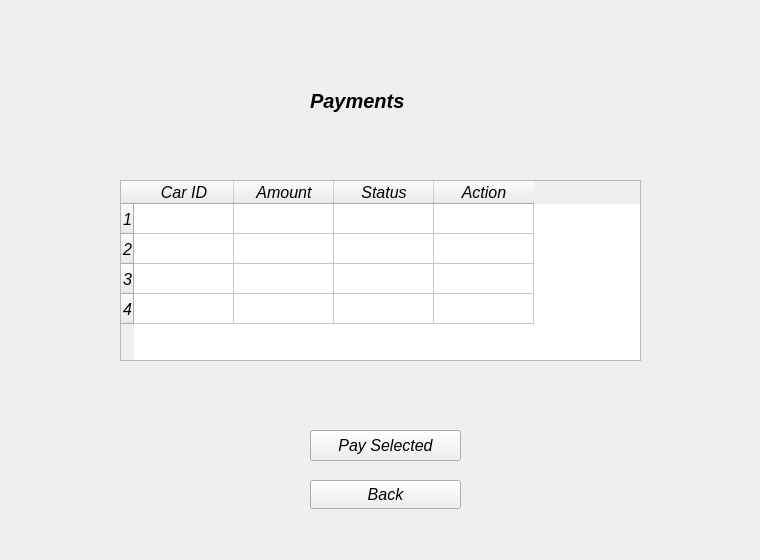
<?xml version="1.0" encoding="UTF-8"?>
<ui version="4.0">
 <class>paymentView</class>
 <widget class="QWidget" name="paymentView">
  <property name="geometry">
   <rect>
    <x>0</x>
    <y>0</y>
    <width>760</width>
    <height>560</height>
   </rect>
  </property>
  <property name="windowTitle">
   <string>Form</string>
  </property>
  <widget class="QTableWidget" name="paymentTableWidget">
   <property name="geometry">
    <rect>
     <x>120</x>
     <y>180</y>
     <width>521</width>
     <height>181</height>
    </rect>
   </property>
   <property name="maximumSize">
    <size>
     <width>521</width>
     <height>181</height>
    </size>
   </property>
   <property name="font">
    <font>
     <pointsize>12</pointsize>
     <italic>true</italic>
     <bold>false</bold>
    </font>
   </property>
   <row/>
   <row/>
   <row/>
   <row/>
   <column>
    <property name="text">
     <string>Car ID</string>
    </property>
   </column>
   <column>
    <property name="text">
     <string>Amount</string>
    </property>
   </column>
   <column>
    <property name="text">
     <string>Status</string>
    </property>
   </column>
   <column>
    <property name="text">
     <string>Action</string>
    </property>
   </column>
  </widget>
  <widget class="QPushButton" name="payPushButton">
   <property name="geometry">
    <rect>
     <x>310</x>
     <y>430</y>
     <width>151</width>
     <height>31</height>
    </rect>
   </property>
   <property name="font">
    <font>
     <pointsize>12</pointsize>
     <italic>true</italic>
     <bold>false</bold>
    </font>
   </property>
   <property name="text">
    <string>Pay Selected</string>
   </property>
  </widget>
  <widget class="QPushButton" name="backPushButton">
   <property name="geometry">
    <rect>
     <x>310</x>
     <y>480</y>
     <width>151</width>
     <height>29</height>
    </rect>
   </property>
   <property name="font">
    <font>
     <pointsize>12</pointsize>
     <italic>true</italic>
     <bold>false</bold>
    </font>
   </property>
   <property name="text">
    <string>Back</string>
   </property>
  </widget>
  <widget class="QLabel" name="paymentsLabel">
   <property name="geometry">
    <rect>
     <x>310</x>
     <y>80</y>
     <width>121</width>
     <height>41</height>
    </rect>
   </property>
   <property name="font">
    <font>
     <pointsize>15</pointsize>
     <italic>true</italic>
     <bold>true</bold>
    </font>
   </property>
   <property name="text">
    <string>Payments</string>
   </property>
  </widget>
 </widget>
 <resources/>
 <connections/>
</ui>
